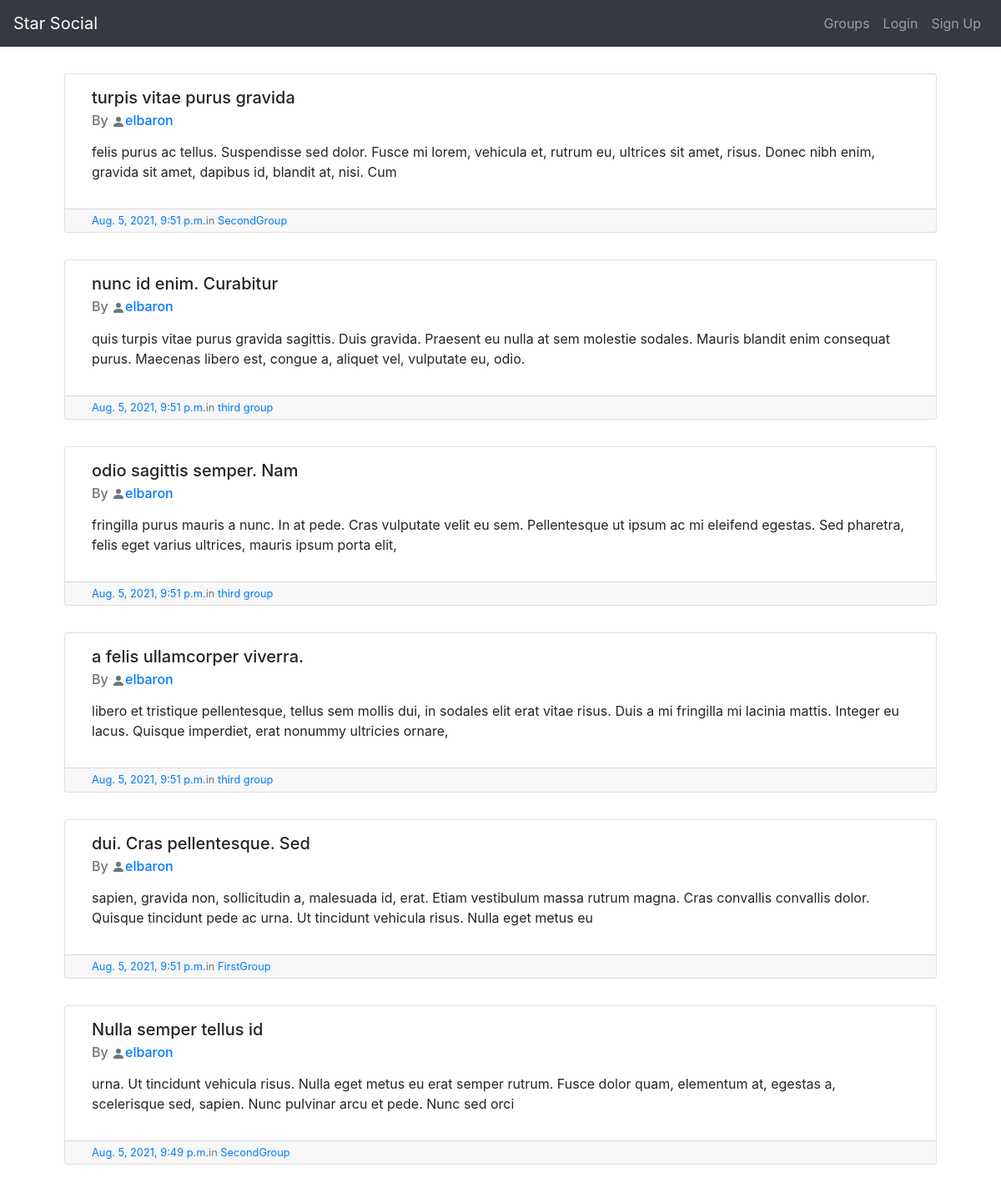
The page / on the database its author committed.
### posts/models.py (models this page shows, shortened)
class Post(models.Model):
    user = models.ForeignKey(User, related_name="posts",
                             on_delete=models.CASCADE)
    created_at = models.DateTimeField(auto_now=True)
    title = models.CharField(max_length=255)
    message = models.TextField()
    message_html = models.TextField(editable=False)
    group = models.ForeignKey(
        Group, related_name='posts', null=True, blank=True, on_delete=models.CASCADE)
    class Meta:
        ordering = ['-created_at']
        unique_together = ['user', 'message']

### groups/models.py (models this page shows, shortened)
class Group(models.Model):
    name = models.CharField(max_length=255, unique=True)
    slug = models.SlugField(allow_unicode=True, unique=True)
    description = models.TextField(blank=True, unique=True)
    description_html = models.TextField(editable=False, default='', blank=True)
    members = models.ManyToManyField(User, through="GroupMember")
    class Meta:
        ordering = ['name']

### simplesocial/views.py (the view)
# urls.py: path('', views.HomePage.as_view(), name='home'),
class HomePage(ListView):
    template_name = 'index.html'
    model = Post
    def get_context_data(self, **kwargs):
        context = super().get_context_data(**kwargs)
        return context

### templates/index.html (shortened to what this page needs)
{% extends 'base.html' %} {% block content %}  {% for post in object_list %} {% include 'posts/_post.html' %}
{% endfor %} {%endblock %}

### posts/templates/posts/_post.html (shortened to what this page needs)
<div class="meida">
  <div class="card user" style='margin:2rem'>
    <div class="card-body" style='padding:0;'>
      <div class="post-body">
      <h5 class="card-title">{{ post.title|safe }}</h5>
      <h6 class="card-subtitle mb-2 text-muted">By<a  href="{% url 'posts:for_user' username=post.user.username %}"> <svg xmlns="http://www.w3.org/2000/svg" width="16" height="16" fill="#6C757D" class="bi bi-person-fill" viewBox="0 0 16 16">
  <path d="M3 14s-1 0-1-1 1-4 6-4 6 3 6 4-1 1-1 1H3zm5-6a3 3 0 1 0 0-6 3 3 0 0 0 0 6z"/>
</svg></i>{{ post.user.username }}<a/></h6>
       <p class="card-text">{{ post.message_html|safe }}</p>
      </div>
      <div class="card-footer text-muted">
    <time class="time"
        ><a
          href="{% url 'posts:single' username=post.user.username pk=post.pk %}"
          >{{ post.created_at }}</a
        >
      </time>
      {% if post.group %}
      <span class="group-name">in <a href="{% url 'groups:single' slug=post.group.slug %}">{{ post.group.name}}</a></span>
      {% endif %}
      <div class="media-footer" >
      </div>
  </div>
    </div>
  </div>
</div>

### static/simplesocial/master.css (style rules this page uses)
* { margin: 0; padding: 0; box-sizing: border-box; }
.card { margin: 2rem !important; }
.card-body { padding: 0 !important; }
.card-footer { display: flex; padding: 0.25rem 2rem; font-size: 0.8rem; margin-top: auto; margin-bottom: auto; }
.card-footer a, span { margin-top: auto; margin-bottom: auto; }
.media-footer { padding: 0rem 2rem; }
.post-body { padding: 1rem 2rem; }

### rows shown on the page
Post: title "turpis vitae purus gravida", user.username "elbaron", message_html "felis purus ac tellus. Suspendisse sed dolor. Fusce mi lorem, vehicula et, rutrum eu, ultrices sit amet, risus. Donec nibh enim, gravida sit amet, dapibus id, blandit at, nisi. Cum", created_at "Aug. 5, 2021, 9:51 p.m.", group.name "SecondGroup"
Post: title "nunc id enim. Curabitur", user.username "elbaron", message_html "quis turpis vitae purus gravida sagittis. Duis gravida. Praesent eu nulla at sem molestie sodales. Mauris blandit enim consequat purus. Maecenas libero est, congue a, aliquet vel, vulputate eu, odio.", created_at "Aug. 5, 2021, 9:51 p.m.", group.name "third group"
Post: title "odio sagittis semper. Nam", user.username "elbaron", message_html "fringilla purus mauris a nunc. In at pede. Cras vulputate velit eu sem. Pellentesque ut ipsum ac mi eleifend egestas. Sed pharetra, felis eget varius ultrices, mauris ipsum porta elit,", created_at "Aug. 5, 2021, 9:51 p.m.", group.name "third group"
Post: title "a felis ullamcorper viverra.", user.username "elbaron", message_html "libero et tristique pellentesque, tellus sem mollis dui, in sodales elit erat vitae risus. Duis a mi fringilla mi lacinia mattis. Integer eu lacus. Quisque imperdiet, erat nonummy ultricies ornare,", created_at "Aug. 5, 2021, 9:51 p.m.", group.name "third group"
Post: title "dui. Cras pellentesque. Sed", user.username "elbaron", message_html "sapien, gravida non, sollicitudin a, malesuada id, erat. Etiam vestibulum massa rutrum magna. Cras convallis convallis dolor. Quisque tincidunt pede ac urna. Ut tincidunt vehicula risus. Nulla eget metus eu", created_at "Aug. 5, 2021, 9:51 p.m.", group.name "FirstGroup"
Post: title "Nulla semper tellus id", user.username "elbaron", message_html "urna. Ut tincidunt vehicula risus. Nulla eget metus eu erat semper rutrum. Fusce dolor quam, elementum at, egestas a, scelerisque sed, sapien. Nunc pulvinar arcu et pede. Nunc sed orci", created_at "Aug. 5, 2021, 9:49 p.m.", group.name "SecondGroup"
